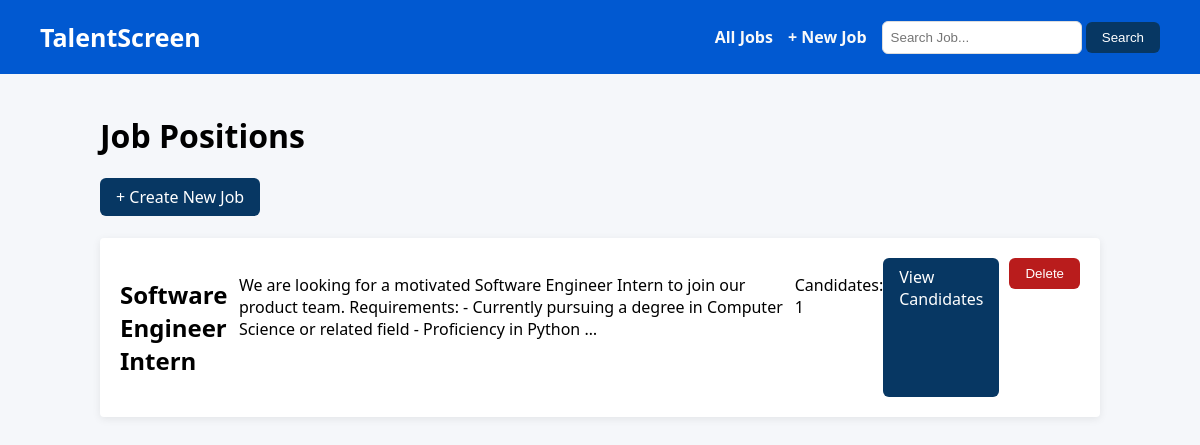
The app's page /, older data.
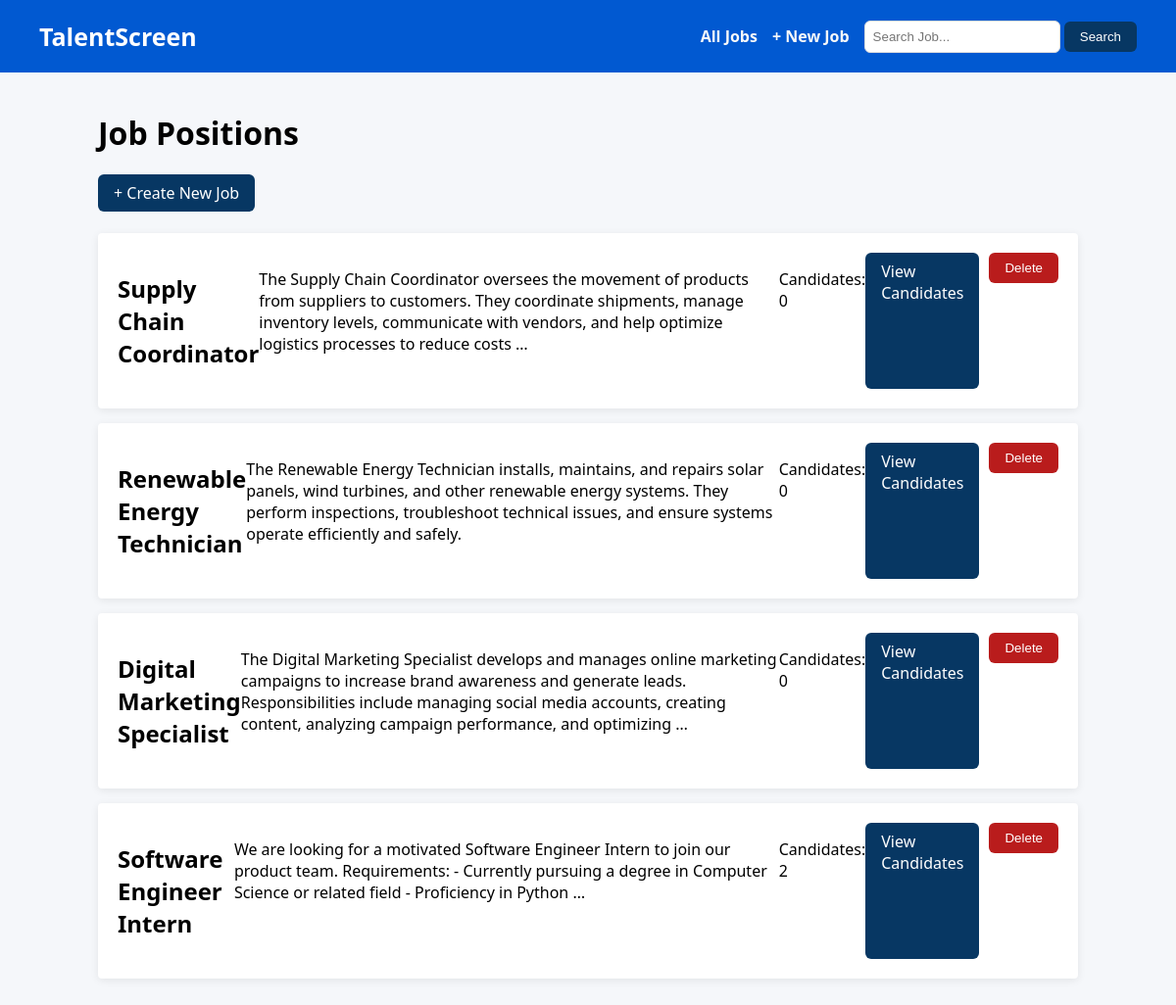
The same page, newer data.
### screener/models.py (models this page shows, shortened)
class Job(models.Model):
    title = models.CharField(max_length=200)
    description = models.TextField()
    created_at = models.DateTimeField(auto_now_add=True)

### screener/views.py (the view)
# urls.py: path('', views.job_list, name='job_list'),
def job_list(request):
    query = request.GET.get('q', '')
    if query:
        jobs = Job.objects.filter(title__icontains=query).order_by('-created_at')
    else:
        jobs = Job.objects.all().order_by('-created_at')
    return render(request, 'screener/job_list.html', {'jobs': jobs})

### screener/templates/screener/job_list.html (shortened to what this page needs)
{% extends 'screener/base.html' %}
{% block content %}
<div>
    <h1>Job Positions</h1>
    <a href="/job/create/" class="btn">+ Create New Job</a>
</div>
<br>
{% if jobs %}
    {% for job in jobs %}
        <div class="card" style="display: flex; flex: wrap; ">
            <h2>{{ job.title }}</h2>
            <p>{{ job.description|truncatewords:30 }}</p>
            <p>Candidates: {{ job.candidates.count }}</p>
            <a href="/job/{{ job.id }}/" class="btn">View Candidates</a>
            <form method="post" action="/job/{{ job.id }}/delete/"
                onsubmit="return confirm('Are you sure you want to delete this job and all its candidates?')">
                <button type="submit" style="background: #b91c1c; color: white; padding: 8px 16px; border: none; border-radius: 6px; cursor: pointer; margin-left: 10px;">Delete</button>
            </form>
        </div>
    {% endfor %}
{% else %}
    <p>No jobs created yet. Create your first job above.</p>
{% endif %}
{% endblock %}

Row changes from the older to the newer data that the page shows:
added Job: title "Supply Chain Coordinator", description "The Supply Chain Coordinator oversees the movement of products from suppliers to customers. They coordinate shipments, manage inventory levels, communicate with vendors, and help optimize logistics processes to reduce costs …", candidates.count "0"
added Job: title "Renewable Energy Technician", description "The Renewable Energy Technician installs, maintains, and repairs solar panels, wind turbines, and other renewable energy systems. They perform inspections, troubleshoot technical issues, and ensure systems operate efficiently and safely.", candidates.count "0"
added Job: title "Digital Marketing Specialist", description "The Digital Marketing Specialist develops and manages online marketing campaigns to increase brand awareness and generate leads. Responsibilities include managing social media accounts, creating content, analyzing campaign performance, and optimizing …", candidates.count "0"
computed for Job "Software Engineer Intern": candidates.count "1" → "2"
